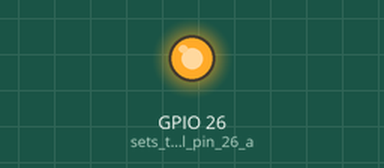
A sketch run on a simulated ESP32. Shown: output pins drawn as LEDs (lit = HIGH). What the sketch prints to the serial monitor is not drawn.

Above: at 1.0 s.
At 3.0 s:
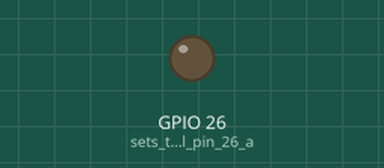
Timing chart, 0 to 5.7 s (numbered marks = the images above):
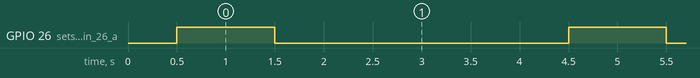

Measured:
- by itself, GPIO 26 (sets_the_digital_pin_26_a): alternates HIGH for 1.0 s and LOW for 3.0 s

The sketch:

led_cycle_4_26_20.ino
```cpp
#include "Arduino.h"
// Global(s)
int counter = 1;

// The setup function is called once at startup of the sketch
void setup()
{
	pinMode(26, OUTPUT);    // sets the digital pin 26 as output
	Serial.begin(9600);	// open the serial port at 9600 bps
	delay(500);		// wait half a second before looping
}

// The loop function is called in an endless loop
void loop()
{
	digitalWrite(26, HIGH); // sets the digital pin 26 (LED) on/HIGH
	delay(1000);            // waits for a second
	digitalWrite(26, LOW);  // sets the digital pin 26 off/LOW
	delay(3000);            // waits for 3 seconds

	// Print to serial monitor console and increment
	String counter_str = String(counter);
	Serial.print("Cycle #" + counter_str);
	counter = counter + 1;
}
```
